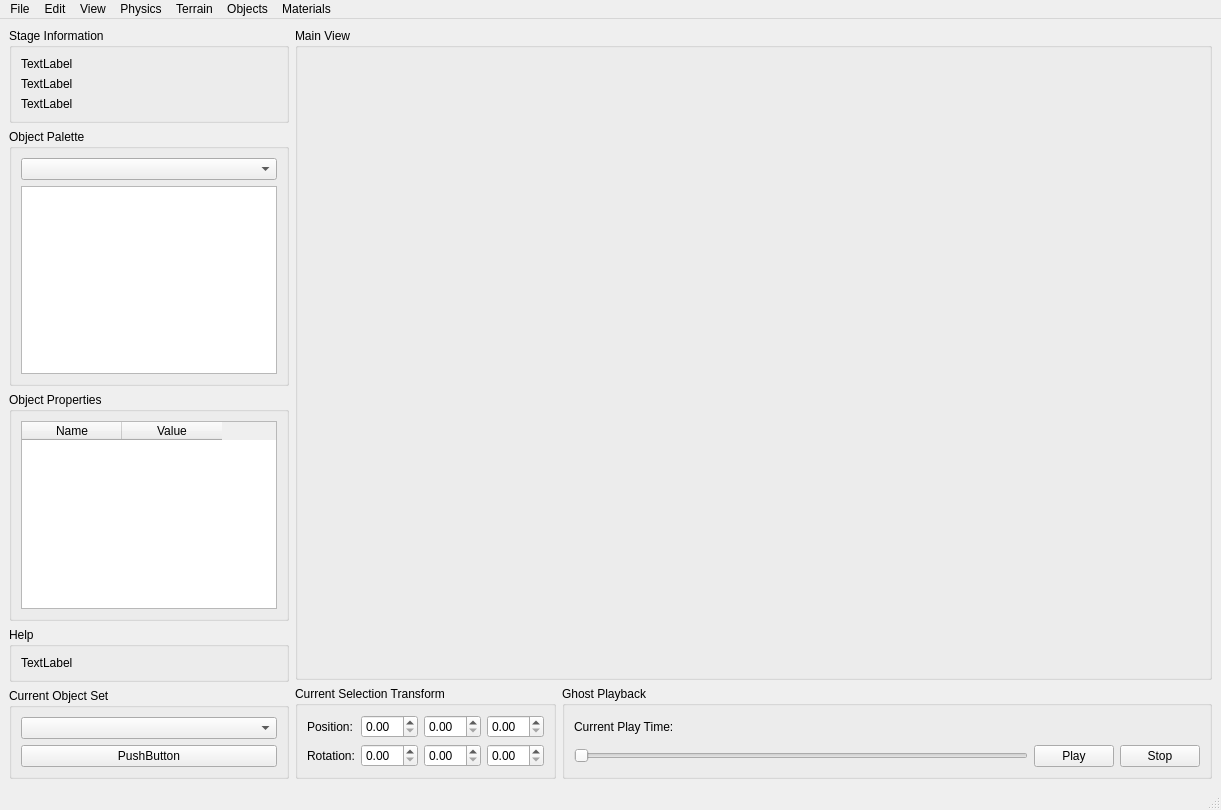
<?xml version="1.0" encoding="UTF-8"?>
<ui version="4.0">
 <class>SonicGLvlWindow</class>
 <widget class="QMainWindow" name="SonicGLvlWindow">
  <property name="geometry">
   <rect>
    <x>0</x>
    <y>0</y>
    <width>1221</width>
    <height>810</height>
   </rect>
  </property>
  <property name="windowTitle">
   <string>MainWindow</string>
  </property>
  <widget class="QWidget" name="centralwidget">
   <layout class="QHBoxLayout" name="horizontalLayout_7">
    <item>
     <layout class="QVBoxLayout" name="verticalLayout_8">
      <item>
       <widget class="QGroupBox" name="groupBox">
        <property name="title">
         <string>Stage Information</string>
        </property>
        <layout class="QVBoxLayout" name="verticalLayout_4">
         <item>
          <widget class="QLabel" name="label_4">
           <property name="text">
            <string>TextLabel</string>
           </property>
          </widget>
         </item>
         <item>
          <widget class="QLabel" name="label_5">
           <property name="text">
            <string>TextLabel</string>
           </property>
          </widget>
         </item>
         <item>
          <widget class="QLabel" name="label_6">
           <property name="text">
            <string>TextLabel</string>
           </property>
          </widget>
         </item>
        </layout>
       </widget>
      </item>
      <item>
       <widget class="QGroupBox" name="groupBox_2">
        <property name="title">
         <string>Object Palette</string>
        </property>
        <layout class="QVBoxLayout" name="verticalLayout_5">
         <item>
          <widget class="QComboBox" name="comboBox_2"/>
         </item>
         <item>
          <widget class="QListWidget" name="listWidget">
           <property name="sizePolicy">
            <sizepolicy hsizetype="Maximum" vsizetype="Expanding">
             <horstretch>0</horstretch>
             <verstretch>0</verstretch>
            </sizepolicy>
           </property>
          </widget>
         </item>
        </layout>
       </widget>
      </item>
      <item>
       <widget class="QGroupBox" name="groupBox_3">
        <property name="title">
         <string>Object Properties</string>
        </property>
        <layout class="QVBoxLayout" name="verticalLayout_6">
         <item>
          <widget class="QTableWidget" name="tableWidget">
           <property name="sizePolicy">
            <sizepolicy hsizetype="Maximum" vsizetype="Expanding">
             <horstretch>0</horstretch>
             <verstretch>0</verstretch>
            </sizepolicy>
           </property>
           <column>
            <property name="text">
             <string>Name</string>
            </property>
           </column>
           <column>
            <property name="text">
             <string>Value</string>
            </property>
           </column>
          </widget>
         </item>
        </layout>
       </widget>
      </item>
      <item>
       <widget class="QGroupBox" name="groupBox_4">
        <property name="title">
         <string>Help</string>
        </property>
        <layout class="QVBoxLayout" name="verticalLayout_7">
         <item>
          <widget class="QLabel" name="label_7">
           <property name="text">
            <string>TextLabel</string>
           </property>
          </widget>
         </item>
        </layout>
       </widget>
      </item>
      <item>
       <widget class="QGroupBox" name="groupBox_5">
        <property name="title">
         <string>Current Object Set</string>
        </property>
        <layout class="QHBoxLayout" name="horizontalLayout_6">
         <item>
          <layout class="QVBoxLayout" name="verticalLayout_3">
           <item>
            <widget class="QComboBox" name="comboBox"/>
           </item>
           <item>
            <widget class="QPushButton" name="pushButton">
             <property name="text">
              <string>PushButton</string>
             </property>
            </widget>
           </item>
          </layout>
         </item>
        </layout>
       </widget>
      </item>
     </layout>
    </item>
    <item>
     <layout class="QVBoxLayout" name="verticalLayout_10">
      <item>
       <widget class="QGroupBox" name="groupBox_8">
        <property name="sizePolicy">
         <sizepolicy hsizetype="Expanding" vsizetype="Preferred">
          <horstretch>0</horstretch>
          <verstretch>0</verstretch>
         </sizepolicy>
        </property>
        <property name="title">
         <string>Main View</string>
        </property>
        <layout class="QVBoxLayout" name="verticalLayout_9">
         <item>
          <widget class="QWidget" name="widget" native="true">
           <property name="sizePolicy">
            <sizepolicy hsizetype="Preferred" vsizetype="Preferred">
             <horstretch>0</horstretch>
             <verstretch>0</verstretch>
            </sizepolicy>
           </property>
           <layout class="QHBoxLayout" name="horizontalLayout"/>
          </widget>
         </item>
         <item>
          <spacer name="verticalSpacer">
           <property name="orientation">
            <enum>Qt::Vertical</enum>
           </property>
           <property name="sizeHint" stdset="0">
            <size>
             <width>20</width>
             <height>598</height>
            </size>
           </property>
          </spacer>
         </item>
        </layout>
       </widget>
      </item>
      <item>
       <layout class="QHBoxLayout" name="horizontalLayout_5">
        <item>
         <widget class="QGroupBox" name="groupBox_6">
          <property name="title">
           <string>Current Selection Transform</string>
          </property>
          <layout class="QVBoxLayout" name="verticalLayout">
           <item>
            <layout class="QHBoxLayout" name="horizontalLayout_3">
             <item>
              <widget class="QLabel" name="label">
               <property name="text">
                <string>Position:</string>
               </property>
              </widget>
             </item>
             <item>
              <widget class="QDoubleSpinBox" name="doubleSpinBox"/>
             </item>
             <item>
              <widget class="QDoubleSpinBox" name="doubleSpinBox_2"/>
             </item>
             <item>
              <widget class="QDoubleSpinBox" name="doubleSpinBox_3"/>
             </item>
            </layout>
           </item>
           <item>
            <layout class="QHBoxLayout" name="horizontalLayout_2">
             <item>
              <widget class="QLabel" name="label_2">
               <property name="text">
                <string>Rotation:</string>
               </property>
              </widget>
             </item>
             <item>
              <widget class="QDoubleSpinBox" name="doubleSpinBox_4"/>
             </item>
             <item>
              <widget class="QDoubleSpinBox" name="doubleSpinBox_5"/>
             </item>
             <item>
              <widget class="QDoubleSpinBox" name="doubleSpinBox_6"/>
             </item>
            </layout>
           </item>
          </layout>
         </widget>
        </item>
        <item>
         <widget class="QGroupBox" name="groupBox_7">
          <property name="title">
           <string>Ghost Playback</string>
          </property>
          <layout class="QVBoxLayout" name="verticalLayout_2">
           <item>
            <widget class="QLabel" name="label_3">
             <property name="text">
              <string>Current Play Time:</string>
             </property>
            </widget>
           </item>
           <item>
            <layout class="QHBoxLayout" name="horizontalLayout_4">
             <item>
              <widget class="QSlider" name="horizontalSlider">
               <property name="orientation">
                <enum>Qt::Horizontal</enum>
               </property>
              </widget>
             </item>
             <item>
              <widget class="QPushButton" name="pushButton_2">
               <property name="text">
                <string>Play</string>
               </property>
              </widget>
             </item>
             <item>
              <widget class="QPushButton" name="pushButton_3">
               <property name="text">
                <string>Stop</string>
               </property>
              </widget>
             </item>
            </layout>
           </item>
          </layout>
         </widget>
        </item>
       </layout>
      </item>
     </layout>
    </item>
   </layout>
   <zorder>groupBox</zorder>
   <zorder>groupBox_2</zorder>
   <zorder>groupBox_3</zorder>
   <zorder>groupBox_4</zorder>
   <zorder>groupBox_5</zorder>
   <zorder>groupBox_6</zorder>
   <zorder>groupBox_7</zorder>
   <zorder>groupBox_7</zorder>
   <zorder>groupBox_7</zorder>
   <zorder>groupBox_8</zorder>
  </widget>
  <widget class="QMenuBar" name="menubar">
   <property name="geometry">
    <rect>
     <x>0</x>
     <y>0</y>
     <width>1221</width>
     <height>21</height>
    </rect>
   </property>
   <widget class="QMenu" name="menuFile">
    <property name="title">
     <string>File</string>
    </property>
    <addaction name="actionOpen_Stage"/>
    <addaction name="separator"/>
    <addaction name="actionSave_Stage_Data"/>
    <addaction name="actionSave_Stage_Terrain"/>
    <addaction name="separator"/>
    <addaction name="actionExport_Scene_as_FBX"/>
    <addaction name="separator"/>
    <addaction name="actionClose"/>
   </widget>
   <widget class="QMenu" name="menuEdit">
    <property name="title">
     <string>Edit</string>
    </property>
    <addaction name="actionUndo"/>
    <addaction name="actionRedo"/>
    <addaction name="separator"/>
    <addaction name="actionCut"/>
    <addaction name="actionCopy"/>
    <addaction name="actionPaste"/>
    <addaction name="actionDelete"/>
    <addaction name="separator"/>
    <addaction name="actionSelect_All"/>
   </widget>
   <widget class="QMenu" name="menuView">
    <property name="title">
     <string>View</string>
    </property>
    <addaction name="actionShow"/>
    <addaction name="actionGraphics"/>
    <addaction name="separator"/>
    <addaction name="actionUse_World_Transform"/>
    <addaction name="actionUse_Placement_Snap"/>
   </widget>
   <widget class="QMenu" name="menuPhysics">
    <property name="title">
     <string>Physics</string>
    </property>
    <addaction name="actionOpen_Physics_Editor"/>
   </widget>
   <widget class="QMenu" name="menuTerrain">
    <property name="title">
     <string>Terrain</string>
    </property>
    <addaction name="actionDelete_all_Terrain"/>
    <addaction name="separator"/>
    <addaction name="actionImport_FBX_as_Terrain"/>
    <addaction name="separator"/>
    <addaction name="actionGenerate_Terrain_Groups"/>
   </widget>
   <widget class="QMenu" name="menuObjects">
    <property name="title">
     <string>Objects</string>
    </property>
    <addaction name="actionReload_Objects_Template_Database"/>
    <addaction name="actionSave_Objects_Template_Database"/>
   </widget>
   <widget class="QMenu" name="menuMaterials">
    <property name="title">
     <string>Materials</string>
    </property>
    <addaction name="actionOpen_Material_Editor"/>
   </widget>
   <addaction name="menuFile"/>
   <addaction name="menuEdit"/>
   <addaction name="menuView"/>
   <addaction name="menuPhysics"/>
   <addaction name="menuTerrain"/>
   <addaction name="menuObjects"/>
   <addaction name="menuMaterials"/>
  </widget>
  <widget class="QStatusBar" name="statusbar"/>
  <action name="actionOpen_Stage">
   <property name="text">
    <string>Open Stage...</string>
   </property>
  </action>
  <action name="actionSave_Stage_Data">
   <property name="text">
    <string>Save Stage Data...</string>
   </property>
  </action>
  <action name="actionSave_Stage_Terrain">
   <property name="text">
    <string>Save Stage Terrain...</string>
   </property>
  </action>
  <action name="actionExport_Scene_as_FBX">
   <property name="text">
    <string>Export Scene as FBX...</string>
   </property>
  </action>
  <action name="actionClose">
   <property name="text">
    <string>Close</string>
   </property>
  </action>
  <action name="actionUndo">
   <property name="text">
    <string>Undo</string>
   </property>
  </action>
  <action name="actionRedo">
   <property name="text">
    <string>Redo</string>
   </property>
  </action>
  <action name="actionCut">
   <property name="text">
    <string>Cut</string>
   </property>
  </action>
  <action name="actionCopy">
   <property name="text">
    <string>Copy</string>
   </property>
  </action>
  <action name="actionPaste">
   <property name="text">
    <string>Paste</string>
   </property>
  </action>
  <action name="actionDelete">
   <property name="text">
    <string>Delete</string>
   </property>
  </action>
  <action name="actionSelect_All">
   <property name="text">
    <string>Select All</string>
   </property>
  </action>
  <action name="actionShow">
   <property name="text">
    <string>Show</string>
   </property>
  </action>
  <action name="actionGraphics">
   <property name="text">
    <string>Graphics</string>
   </property>
  </action>
  <action name="actionUse_World_Transform">
   <property name="text">
    <string>Use World Transform</string>
   </property>
  </action>
  <action name="actionUse_Placement_Snap">
   <property name="text">
    <string>Use Placement Snap</string>
   </property>
  </action>
  <action name="actionOpen_Physics_Editor">
   <property name="text">
    <string>Open Physics Editor...</string>
   </property>
  </action>
  <action name="actionDelete_all_Terrain">
   <property name="text">
    <string>Delete all Terrain...</string>
   </property>
  </action>
  <action name="actionGenerate_Terrain_Groups">
   <property name="text">
    <string>Generate Terrain Groups...</string>
   </property>
  </action>
  <action name="actionImport_FBX_as_Terrain">
   <property name="text">
    <string>Import FBX as Terrain...</string>
   </property>
  </action>
  <action name="actionReload_Objects_Template_Database">
   <property name="text">
    <string>Reload Objects Template Database...</string>
   </property>
  </action>
  <action name="actionSave_Objects_Template_Database">
   <property name="text">
    <string>Save Objects Template Database...</string>
   </property>
  </action>
  <action name="actionOpen_Material_Editor">
   <property name="text">
    <string>Open Material Editor...</string>
   </property>
  </action>
 </widget>
 <resources/>
 <connections/>
</ui>
